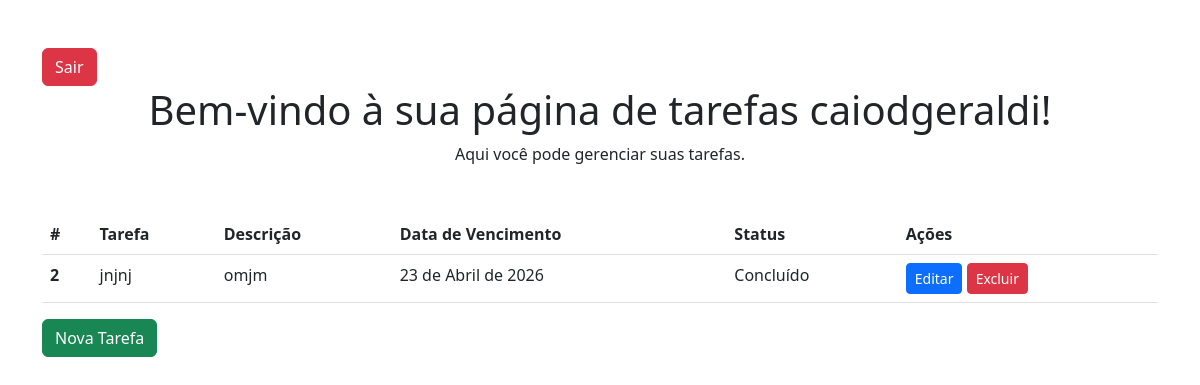
Before: / (signed in) with the older database file.
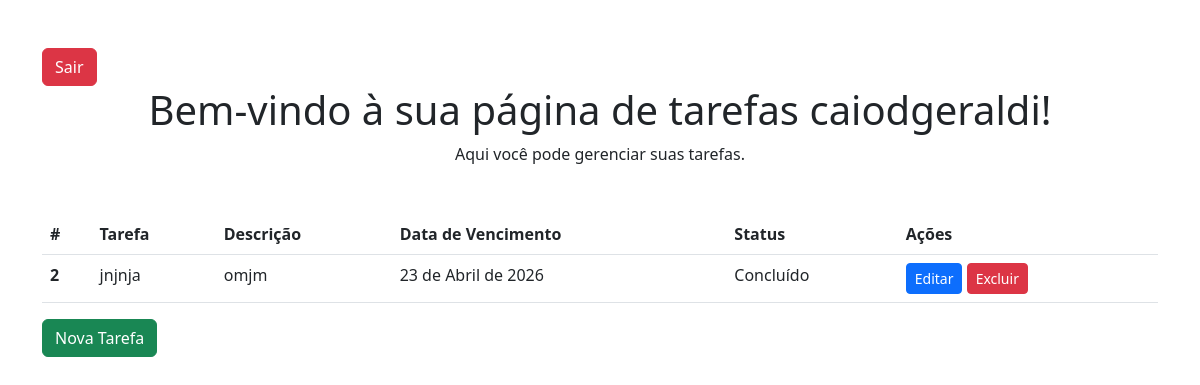
After: the same page with the newer database file.
### task/models.py (models this page shows, shortened)
class Tarefa(models.Model):
    titulo = models.CharField(
        max_length=30, null=False, blank=False
    )
    descricao = models.CharField(
        max_length=500,
        null=False,
        blank=False
    )
    data = models.DateField()
    status = models.BooleanField()
    usuario = models.ForeignKey(
        settings.AUTH_USER_MODEL,
        on_delete= models.CASCADE,
        related_name='tarefas',
    )

### task/views.py (the view)
# urls.py: path('', task_list, name='index'),
@login_required
def task_list(request):
    tarefas = Tarefa.objects.filter(usuario = request.user)
    return render(request, 'task/tasks.html', {'tarefas':tarefas})

### templates/task/tasks.html (shortened to what this page needs)
{% load static %}
<!DOCTYPE html>
<html>
<head>
    <link rel="stylesheet" href="{% static 'task/styles/tasks.style.css' %}">
    <link href="https://cdn.jsdelivr.net/npm/bootstrap@5.3.0/dist/css/bootstrap.min.css" rel="stylesheet">
</head>
<body>
    <div class="container mt-5">
        <form method="post" action="{% url 'logout' %}">
            <button class="btn btn-danger">Sair</button>
        </form>
        <h1 class="text-center">Bem-vindo à sua página de tarefas {{ request.user.username}}!</h1>
        <p class="text-center">Aqui você pode gerenciar suas tarefas.</p>
        <table class="table mt-5">
            <thead>
                <tr>
                    <th scope="col">#</th>
                    <th scope="col">Tarefa</th>
                    <th scope="col">Descrição</th>
                    <th scope="col">Data de Vencimento</th>
                    <th scope="col">Status</th>
                    <th scope="col">Ações</th>
                </tr>
            </thead>
            <tbody>
                {% for tarefa in tarefas %}
                <tr>
                    <th scope="row">{{ tarefa.id }}</th>
                    <td>{{ tarefa.titulo }}</td>
                    <td>{{ tarefa.descricao }}</td>
                    <td>{{ tarefa.data }}</td>
                    <td>{% if tarefa.status %} Concluído {% else %} Pendente {% endif %}</td>
                    <td>
                        <button type="button" class="btn btn-primary btn-sm" data-bs-toggle="modal"
                            data-bs-target="#editModal{{ tarefa.id }}">
                            Editar
                        </button>
                        <button type="button" class="btn btn-danger btn-sm" data-bs-toggle="modal"
                            data-bs-target="#deleteModal{{ tarefa.id }}">
                            Excluir
                        </button>
                    </td>
                </tr>
                {% endfor %}
            </tbody>
        </table>
        <button type="button" class="btn btn-success" data-bs-toggle="modal" data-bs-target="#createModal">
            Nova Tarefa
        </button>
    </div>
</body>
</html>

Changed rows visible on the page:
changed Tarefa "omjm": titulo "jnjnj" → "jnjnja"
